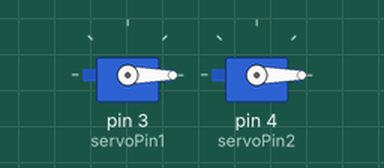
Bench run of a sketch on a simulated Arduino Uno, built with avr-gcc and run on an emulated ATmega328P. On the bench: 2 × servo.

Above: at 0.05 s.
At 1.5 s:
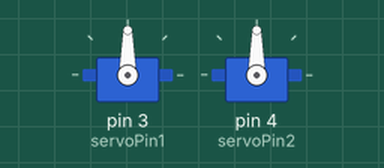
At 3.0 s:
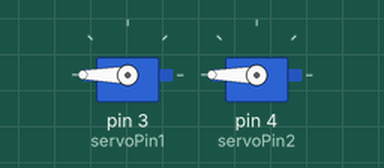
Timing chart, 0 to 6.9 s (numbered marks = the images above):
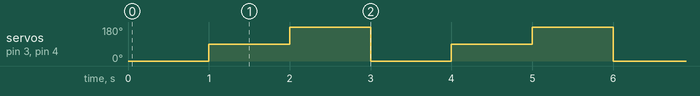

Measured:
- by itself, servo on pin 3 (servoPin1), servo on pin 4 (servoPin2): repeats every 3.0 s: 180° 1.0 s, 0° 1.0 s, 90° 1.0 s

The sketch:

Multiple_Servo.ino
```cpp
// Include the Servo library
#include <Servo.h>

// Declare the Servo pin
int servoPin1 = 3;
int servoPin2 = 4;

// Create a servo object
Servo Servo1, Servo2;

void setup()
{
  Servo1.attach(servoPin1);
  Servo2.attach(servoPin2);
}

void loop()
{
  // Make servo go to 0 degrees
  Servo1.write(0);
  Servo2.write(0);
  delay(1000);
  // Make servo go to 90 degrees
  Servo1.write(90);
  Servo2.write(90);
  delay(1000);
  // Make servo go to 180 degrees
  Servo1.write(180);
  Servo2.write(180);
  delay(1000);
}
```
